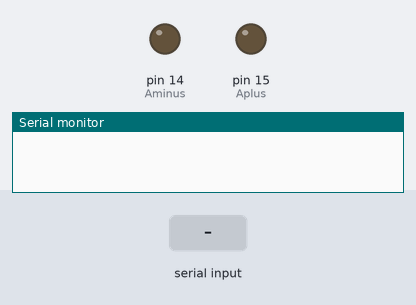
The sketch below on a simulated Arduino Mega 2560, built with avr-gcc and run on an emulated ATmega2560. Shown: output pins drawn as LEDs (lit = HIGH), the last lines printed to the serial monitor. The inputs (shaded band) are chosen by the test bench.

Above: at 1.2 s.
1.3 s: "1" received over the second serial link
At 2.1 s:
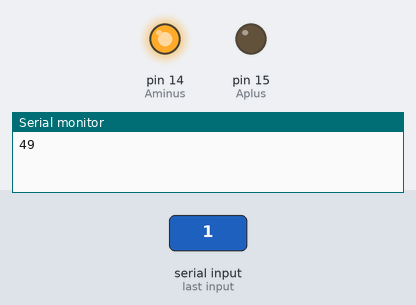
2.8 s: "0" received over the second serial link
4.3 s: "2" received over the second serial link
Timing chart, 0 to 7.3 s (numbered marks = the images above; inputs shaded):
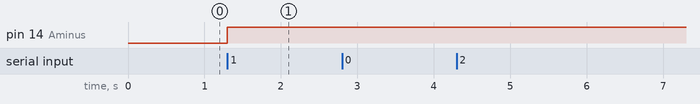

Measured:
- after the input at 1.3 s, pin 14 (Aminus): LOW → HIGH at once

The sketch:

samd11_stepper_serial00.ino
```cpp
/*
Stepper program.  USART sends number of steps.  Steps at a constant rate.
*/
int motor_speed;
int Aplus = 15;
int Aminus = 14;

void setup() {
  Serial1.begin(9600);
  Serial.begin(0);

}


void loop() {

  while (!Serial1.available()){
  }


  int rec_byte =  Serial1.read();

Serial.println(rec_byte);
if (rec_byte >= 128){
  motor_speed = (rec_byte-128)*2;
  analogWrite(Aminus,0);
  analogWrite(Aplus, motor_speed);
  }

else {
  motor_speed = (128-rec_byte)*2;
  analogWrite(Aplus,0);
  analogWrite(Aminus, motor_speed);
  }


 }
```
